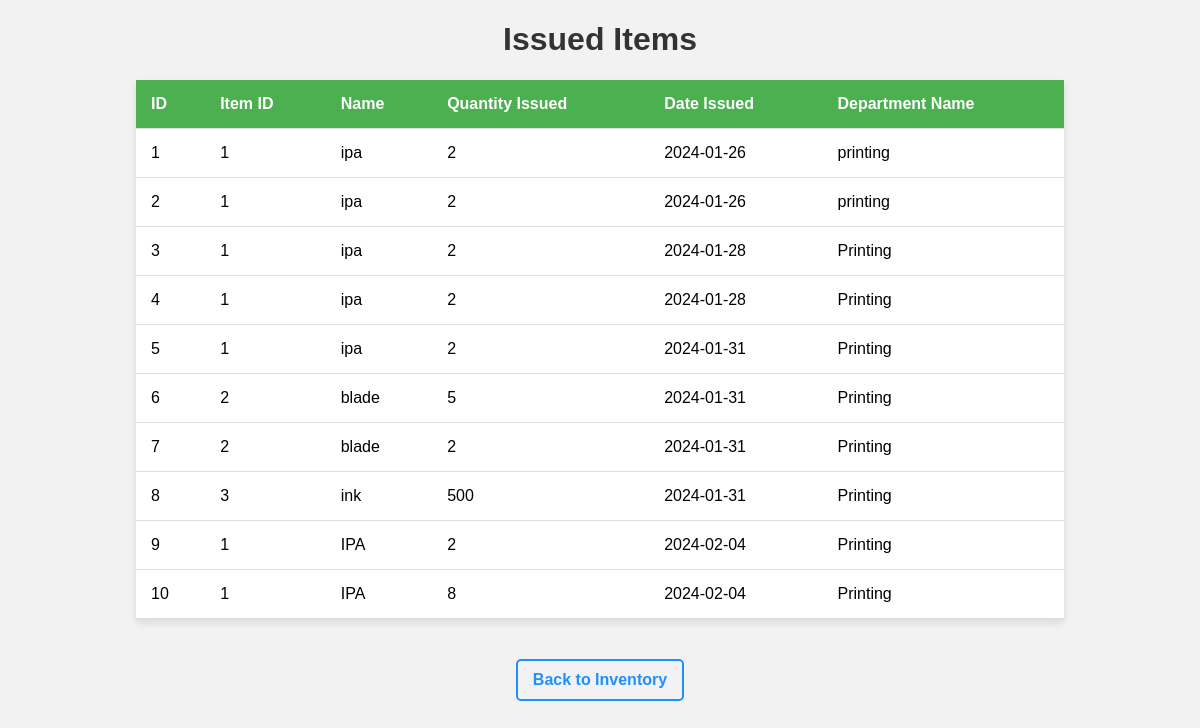
The app's page /view_issued_items with its own data.
### tables this page shows
CREATE TABLE issued_items (
    id INTEGER PRIMARY KEY AUTOINCREMENT,
    item_id INTEGER,  -- Foreign key to items table
    name TEXT,
    quantity_issued INTEGER,
    date_issued DATE,
    department_name TEXT  -- Add this line to create the department_name column
);

### app.py (the view)
@app.route('/view_issued_items', methods=['GET', 'POST'])
def view_issued_items():
    conn, cursor = connect_to_database()
    cursor.execute("SELECT * FROM issued_items")
    issued_items = cursor.fetchall()
    conn.close()
    return render_template('view_issued_items.html', issued_items=issued_items)

### templates/view_issued_items.html (shortened to what this page needs)
<!DOCTYPE html>
<html lang="en">
<head>
</head>
<body>
    <h1>Issued Items</h1>
    <table>
        <tr>
            <th>ID</th>
            <th>Item ID</th>
            <th>Name</th>
            <th>Quantity Issued</th>
            <th>Date Issued</th>
            <th>Department Name</th>
        </tr>
        {% for issued_item in issued_items %}
        <tr>
            <td>{{ issued_item[0] }}</td>
            <td>{{ issued_item[1] }}</td>
            <td>{{ issued_item[2] }}</td>
            <td>{{ issued_item[3] }}</td>
            <td>{{ issued_item[4] }}</td>
            <td>{{ issued_item[5] }}</td>
        </tr>
        {% endfor %}
    </table>
    <p><a href="{{ url_for('display_inventory') }}">Back to Inventory</a></p>
</body>
</html>

### templates/view_issued_items.html (style rules this page uses)
body { font-family: Arial, sans-serif; background-color: #f2f2f2; margin: 20px; text-align: center; }
h1 { color: #333; }
table { width: 80%; margin: 20px auto; border-collapse: collapse; box-shadow: 0 4px 8px rgba(0, 0, 0, 0.1); background-color: white; }
th, td { padding: 15px; text-align: left; border-bottom: 1px solid #ddd; }
th { background-color: #4CAF50; color: white; }
a { text-decoration: none; color: #1E90FF; font-weight: bold; display: inline-block; padding: 10px 15px; border: 2px solid #1E90FF; border-radius: 5px; margin-top: 20px; }

### records on screen
issued_items: id "1", item "1", name "ipa", quantity_issued "2", date_issued "2024-01-26", department_name "printing"
issued_items: id "2", item "1", name "ipa", quantity_issued "2", date_issued "2024-01-26", department_name "printing"
issued_items: id "3", item "1", name "ipa", quantity_issued "2", date_issued "2024-01-28", department_name "Printing"
issued_items: id "4", item "1", name "ipa", quantity_issued "2", date_issued "2024-01-28", department_name "Printing"
issued_items: id "5", item "1", name "ipa", quantity_issued "2", date_issued "2024-01-31", department_name "Printing"
issued_items: id "6", item "2", name "blade", quantity_issued "5", date_issued "2024-01-31", department_name "Printing"
issued_items: id "7", item "2", name "blade", quantity_issued "2", date_issued "2024-01-31", department_name "Printing"
issued_items: id "8", item "3", name "ink", quantity_issued "500", date_issued "2024-01-31", department_name "Printing"
issued_items: id "9", item "1", name "IPA", quantity_issued "2", date_issued "2024-02-04", department_name "Printing"
issued_items: id "10", item "1", name "IPA", quantity_issued "8", date_issued "2024-02-04", department_name "Printing"
